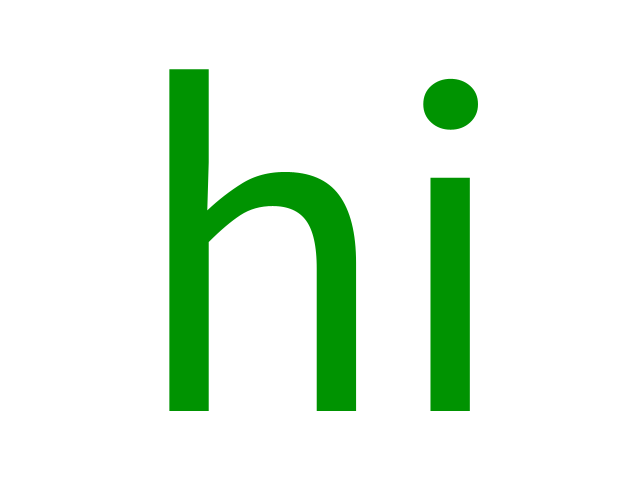
Frame 1 (no input)
Frame 60 (the mouse pressed at the canvas centre just before this capture): identical to frame 1, image omitted
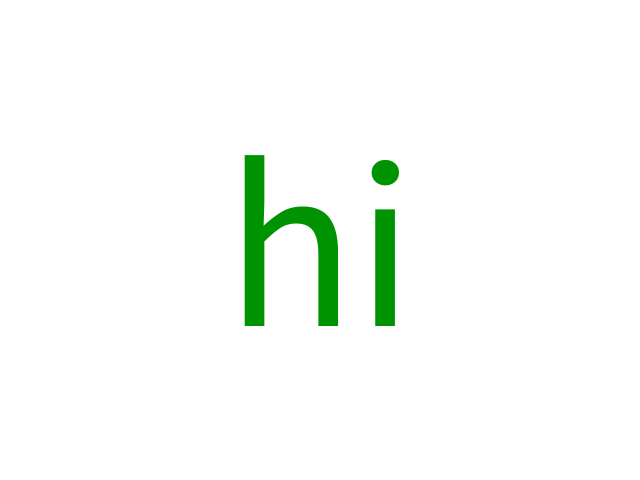
Frame 120 (the mouse held since frame 60 and released just before this capture)

The Processing sketch that drew these frames (run headless with seeded random() and noise(); from frame 60 on, the mouse is pressed at the canvas centre):

// Processing sketch: print_text
// ── print_text.pde
int textsize;
void setup() {
  frameRate(30);
  size(640, 480);
  surface.setResizable(true);
  println(hour(), minute(), second());
}
void draw() {
  
  textsize=height-mouseY;
    println(hour(), minute(), second());
  background(255,255,255);
textSize(textsize);
  fill(0,147,1,255);
  textAlign(CENTER,CENTER);
  text("hi", width/2, height/2);
}
